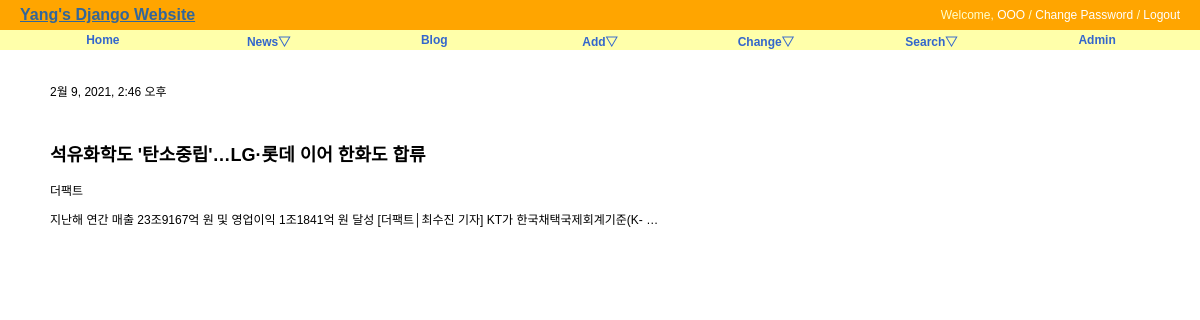
Screenshot of /news/news/1635 with the database file from the repository.
### news/models.py (models this page shows, shortened)
class New(models.Model):
    title = models.CharField('TITLE', max_length=300, help_text='news title')
    writer = models.CharField('WRITER', max_length=100, help_text='publisher')
    preview = models.TextField('PREVIEW', unique=True)
    published_date = models.DateTimeField(default=timezone.now)
    class Meta:
        verbose_name = 'new'
        verbose_name_plural = 'news'
        db_table = 'news_new'
        ordering = ('-published_date',)

### news/views.py (the view)
# urls.py: path('news/<str:pk>', NewsDV.as_view(), name='news_detail'),
class NewsDV(DetailView):
    model = New

### news/templates/news/new_detail.html (shortened to what this page needs)
{% extends "base.html" %}
{% block content %}
<div id="content">
    <p>{{ new.published_date }}</p><br/>
    <h2> {{ object.title }}</h2>
    <p>{{ new.writer }}</p>
    <p>{{ new.preview }}</p>
</div>
{% endblock %}

### static/css/base.css (style rules this page uses)
body { font-family: "Lucida Grande", Verdana, Arial, sans-serif; font-size: 12px; }
div#content { position: absolute; top: 70px; left: 50px; right: 50px; }

### rows the page displays
New: published_date "2월 9, 2021, 2:46 오후", title "석유화학도 '탄소중립'…LG·롯데 이어 한화도 합류", writer "더팩트", preview "지난해 연간 매출 23조9167억 원 및 영업이익 1조1841억 원 달성 [더팩트│최수진 기자] KT가 한국채택국제회계기준(K- …"
